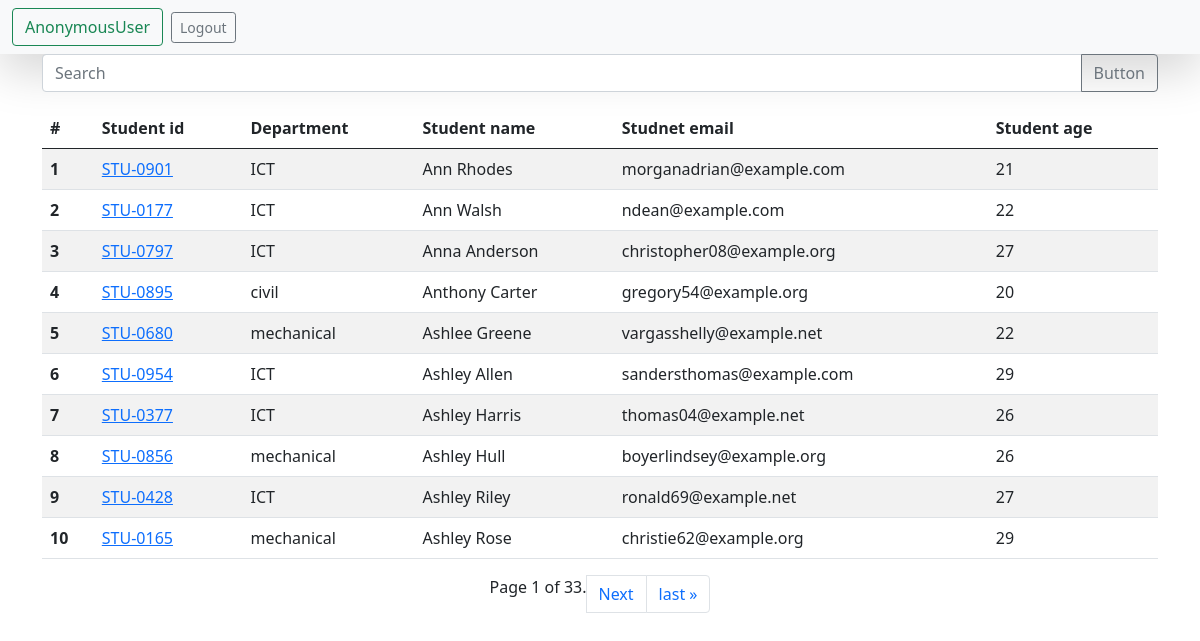
The page /students/?page=1 on the database its author committed.
### models/models.py (models this page shows, shortened)
class Student(models.Model):
    department = models.ForeignKey(Department, related_name="depart", on_delete=models.CASCADE)
    student_id = models.OneToOneField(StudentID , related_name="studentid", on_delete=models.CASCADE)
    student_name = models.CharField(max_length=100)
    student_email = models.EmailField(unique=True)
    student_age = models.IntegerField(default=18)
    student_address = models.TextField()
    is_deleted = models.BooleanField(default=False)
    objects = StudentManager()
    admin_objects = models.Manager()
    class Meta:
        ordering = ['student_name']
        verbose_name = "student"

class StudentID(models.Model):
    student_id = models.CharField(max_length=100)
    def __str__(self) -> str:
        return self.student_id

class Department(models.Model):
    department = models.CharField(max_length=100)
    def __str__(self) -> str:
        return self.department
    class Meta:
        ordering = ['department']

### models/views.py (the view, shortened to what this page needs)
# urls.py: path('students/', set_students, name="students"),
def set_students(request):
    queryset = Student.objects.all()
    paginator = Paginator(queryset,10) #এখানে বলা হয়েছে কয়টি অবজেক্ট বা ডাটা আসবে paginator এর মাধ্যমে
    page_number = request.GET.get("page" , 2) #শুরুতে কত নম্বর অবজেক্ট দেখাবে তা বলা হয়েছে
    page_obj = paginator.get_page(page_number)
    return render(request, 'report/students.html',{'queryset':page_obj})

### models/models.py (called while the page is built)
    def get_queryset(self):
        return super().get_queryset().filter(is_deleted = False)

### templates/report/students.html (shortened to what this page needs)
<!doctype html>
<html lang="en">
  <head>
    <link href="https://cdn.jsdelivr.net/npm/bootstrap@5.0.2/dist/css/bootstrap.min.css" rel="stylesheet">
  </head>
  <body>
    <nav class="navbar navbar-light bg-light shadow-lg">
      <form class="container-fluid justify-content-start">
        <button class="btn btn-outline-success me-2" type="button">{{request.user.first_name}} {{request.user}}</button>
        <a href="{% url 'logout' %}" class="btn btn-sm btn-outline-secondary" type="button">Logout</a>
      </form>
    </nav>
<div class="container">
    <form>
    <div class="input-group mb-3">
        <input name="search" type="text" class="form-control" placeholder="Search">
        <button class="btn btn-outline-secondary" type="button" id="button-addon2">Button</button>
      </div>
    </form>
    <table class="table table-striped">
        <thead>
          <tr>
            <th scope="col">#</th>
            <th scope="col">Student id</th>
            <th scope="col">Department</th>
            <th scope="col">Student name</th>
            <th scope="col">Studnet email</th>
            <th scope="col">Student age</th>
          </tr>
        </thead>
        <tbody>
            {% for student in queryset %}
          <tr>
            <th scope="row">{{forloop.counter}}</th>
            <td><a href="{% url 'see_marks' student.student_id %}"> {{student.student_id}}</a></td>
            <td>{{student.department}}</td>
            <td>{{student.student_name}}</td>
            <td>{{student.student_email}}</td>
            <td>{{student.student_age}}</td>
          </tr>
            {% endfor %}
        </tbody>
      </table>
      <nav aria-label="Page navigation example">
        <ul class="pagination justify-content-center">
            <span class="current">
                Page {{ queryset.number }} of {{ queryset.paginator.num_pages }}.
            </span>
            {% if queryset.has_next %}
            <li class="page-item">
                <a class="page-link" href="?page={{ queryset.next_page_number }}">Next</a>
              </li>
            <li class="page-item">
                <a class="page-link" href="?page={{ queryset.paginator.num_pages }}" tabindex="-1" aria-disabled="true">last &raquo;</a>
              </li>
            {% endif %}
        </ul>
      </nav>
</div>
  </body>
</html>

### rows shown on the page
Student: student_id "STU-0901", department "ICT", student_name "Ann Rhodes", student_email "morganadrian@example.com", student_age "21"
Student: student_id "STU-0177", department "ICT", student_name "Ann Walsh", student_email "ndean@example.com", student_age "22"
Student: student_id "STU-0797", department "ICT", student_name "Anna Anderson", student_email "christopher08@example.org", student_age "27"
Student: student_id "STU-0895", department "civil", student_name "Anthony Carter", student_email "gregory54@example.org", student_age "20"
Student: student_id "STU-0680", department "mechanical", student_name "Ashlee Greene", student_email "vargasshelly@example.net", student_age "22"
Student: student_id "STU-0954", department "ICT", student_name "Ashley Allen", student_email "sandersthomas@example.com", student_age "29"
Student: student_id "STU-0377", department "ICT", student_name "Ashley Harris", student_email "thomas04@example.net", student_age "26"
Student: student_id "STU-0856", department "mechanical", student_name "Ashley Hull", student_email "boyerlindsey@example.org", student_age "26"
Student: student_id "STU-0428", department "ICT", student_name "Ashley Riley", student_email "ronald69@example.net", student_age "27"
Student: student_id "STU-0165", department "mechanical", student_name "Ashley Rose", student_email "christie62@example.org", student_age "29"

### other values the page prints
{{ request.user }} "AnonymousUser"
{{ queryset.number }} "1"
{{ queryset.paginator.num_pages }} "33"
